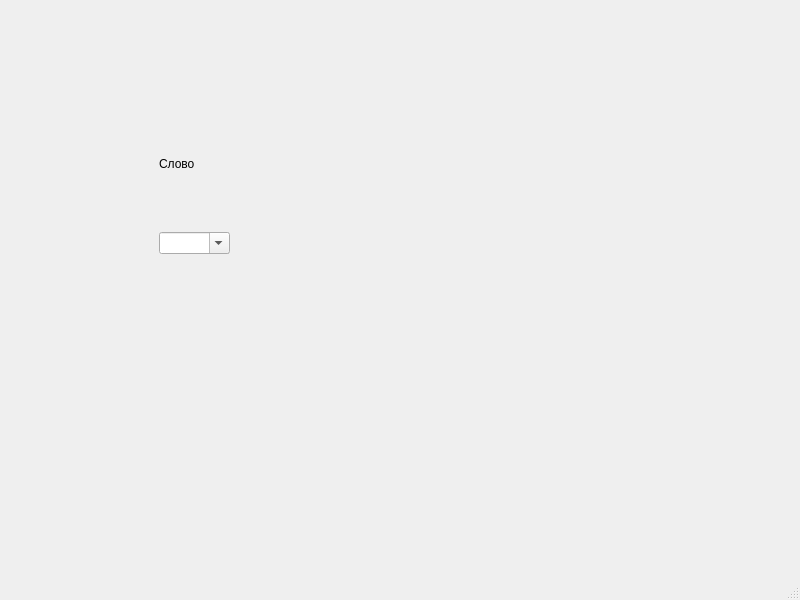
<?xml version="1.0" encoding="UTF-8"?>
<ui version="4.0">
 <class>MainWindow</class>
 <widget class="QMainWindow" name="MainWindow">
  <property name="geometry">
   <rect>
    <x>0</x>
    <y>0</y>
    <width>800</width>
    <height>600</height>
   </rect>
  </property>
  <property name="windowTitle">
   <string>MainWindow</string>
  </property>
  <widget class="QWidget" name="centralwidget">
   <widget class="QWidget" name="verticalLayoutWidget">
    <property name="geometry">
     <rect>
      <x>150</x>
      <y>70</y>
      <width>141</width>
      <height>211</height>
     </rect>
    </property>
    <layout class="QVBoxLayout">
     <property name="spacing">
      <number>0</number>
     </property>
     <property name="sizeConstraint">
      <enum>QLayout::SetDefaultConstraint</enum>
     </property>
     <property name="leftMargin">
      <number>9</number>
     </property>
     <property name="topMargin">
      <number>25</number>
     </property>
     <property name="rightMargin">
      <number>61</number>
     </property>
     <property name="bottomMargin">
      <number>27</number>
     </property>
     <item>
      <widget class="QLabel" name="label">
       <property name="text">
        <string>Слово</string>
       </property>
      </widget>
     </item>
     <item>
      <widget class="QComboBox" name="comboBox">
       <property name="enabled">
        <bool>true</bool>
       </property>
       <property name="baseSize">
        <size>
         <width>0</width>
         <height>0</height>
        </size>
       </property>
       <property name="focusPolicy">
        <enum>Qt::WheelFocus</enum>
       </property>
       <property name="contextMenuPolicy">
        <enum>Qt::DefaultContextMenu</enum>
       </property>
       <property name="layoutDirection">
        <enum>Qt::LeftToRight</enum>
       </property>
       <property name="autoFillBackground">
        <bool>false</bool>
       </property>
       <property name="editable">
        <bool>true</bool>
       </property>
       <property name="minimumContentsLength">
        <number>0</number>
       </property>
       <property name="iconSize">
        <size>
         <width>16</width>
         <height>16</height>
        </size>
       </property>
       <property name="frame">
        <bool>true</bool>
       </property>
      </widget>
     </item>
    </layout>
   </widget>
  </widget>
  <widget class="QMenuBar" name="menubar">
   <property name="geometry">
    <rect>
     <x>0</x>
     <y>0</y>
     <width>800</width>
     <height>21</height>
    </rect>
   </property>
  </widget>
  <widget class="QStatusBar" name="statusbar"/>
 </widget>
 <resources/>
 <connections/>
</ui>
